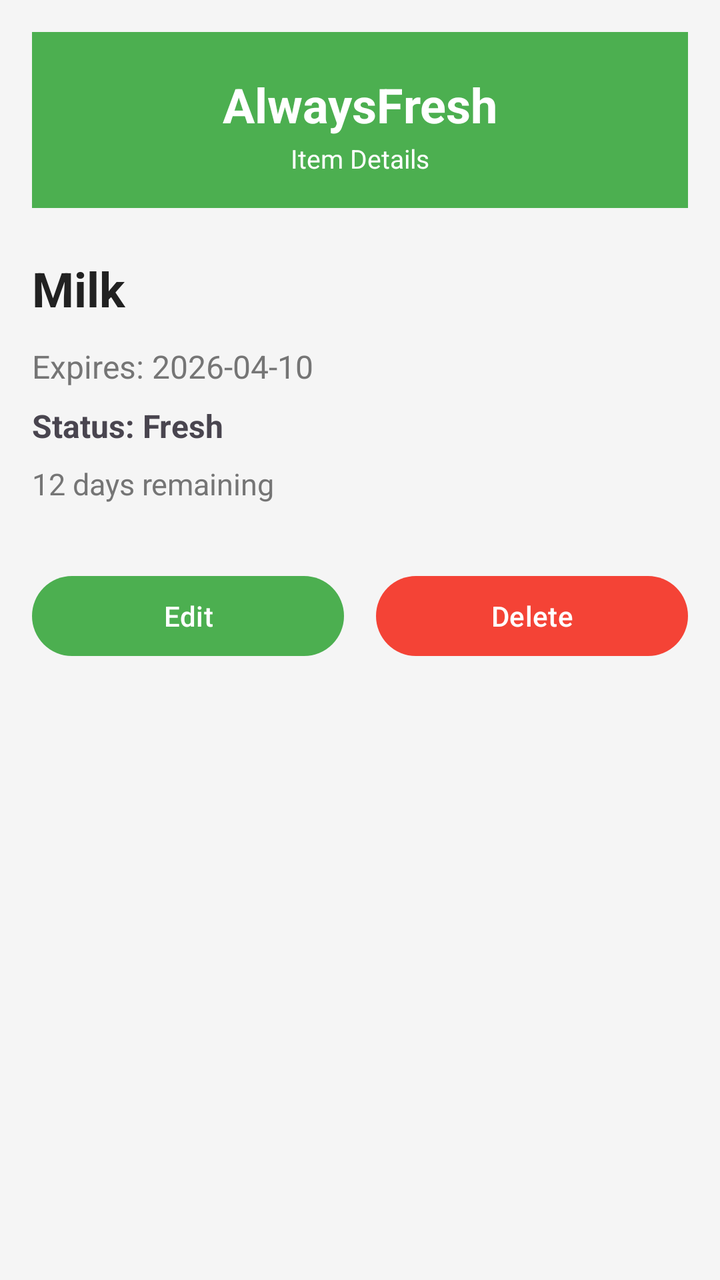
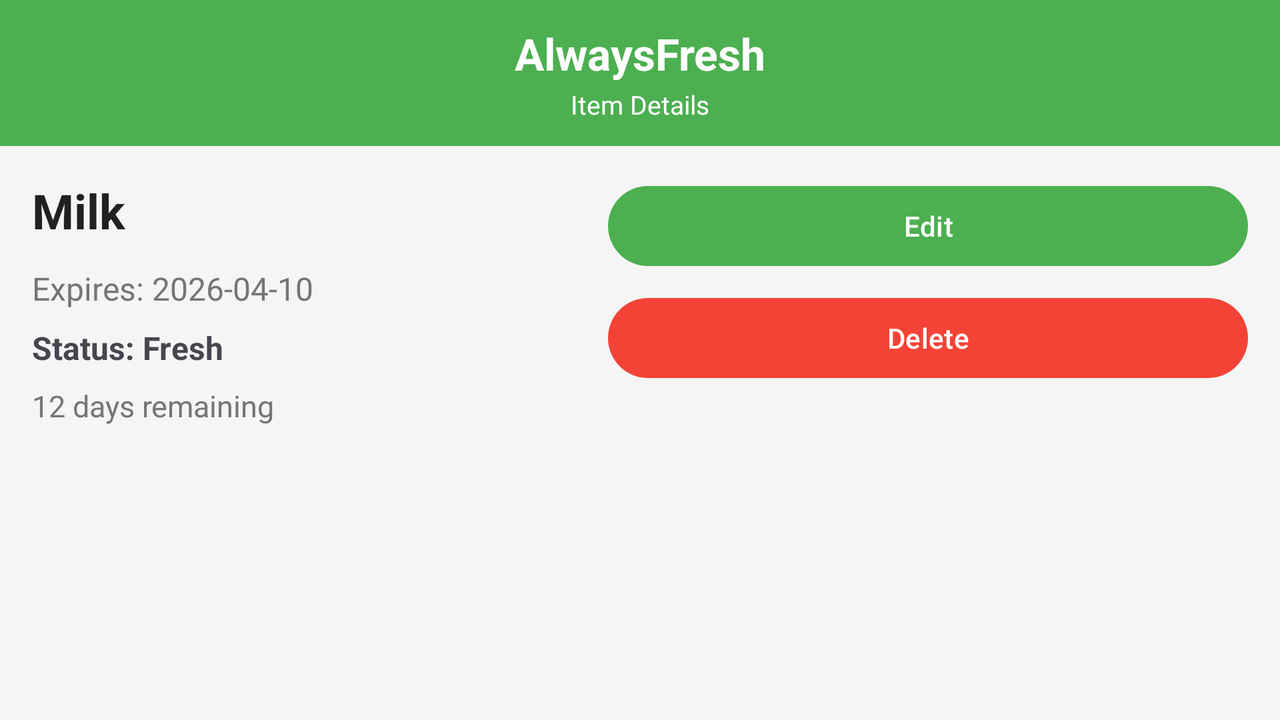

First picture: res/layout/ on a phone held upright. Second picture: the repository's own variant of that layout, on a device whose configuration matches the variant's folder. Source for both follows.
<!-- AndroidManifest.xml: application theme Theme.AlwaysFresh -->
<!-- res/layout/activity_item_detail.xml -->
<?xml version="1.0" encoding="utf-8"?>
<ScrollView
    xmlns:android="http://schemas.android.com/apk/res/android"
    xmlns:app="http://schemas.android.com/apk/res-auto"
    xmlns:tools="http://schemas.android.com/tools"
    android:layout_width="match_parent"
    android:layout_height="match_parent"
    android:background="@color/fresh_green"
    android:fillViewport="true"
    android:fitsSystemWindows="true"
    tools:context=".ItemDetailActivity">

    <androidx.constraintlayout.widget.ConstraintLayout
        android:layout_width="match_parent"
        android:layout_height="wrap_content"
        android:padding="16dp"
        android:background="@color/background_light">

        
        <View
            android:id="@+id/headerBg"
            android:layout_width="0dp"
            android:layout_height="0dp"
            android:background="@color/fresh_green"
            app:layout_constraintTop_toTopOf="parent"
            app:layout_constraintStart_toStartOf="parent"
            app:layout_constraintEnd_toEndOf="parent"
            app:layout_constraintBottom_toBottomOf="@id/tvDetailTitle" />

        
        <ImageButton
            android:id="@+id/btnBack"
            android:layout_width="40dp"
            android:layout_height="40dp"
            android:background="?attr/selectableItemBackgroundBorderless"
            android:contentDescription="@string/back"
            android:src="@drawable/ic_back"
            app:tint="@color/white"
            app:layout_constraintTop_toTopOf="parent"
            app:layout_constraintStart_toStartOf="parent" />

        <TextView
            android:id="@+id/tvAppTitle"
            android:layout_width="wrap_content"
            android:layout_height="wrap_content"
            android:paddingTop="20dp"
            android:text="@string/appTitle"
            android:textColor="@color/white"
            android:textSize="24sp"
            android:textStyle="bold"
            app:layout_constraintTop_toTopOf="parent"
            app:layout_constraintStart_toStartOf="parent"
            app:layout_constraintEnd_toEndOf="parent" />

        <TextView
            android:id="@+id/tvDetailTitle"
            android:layout_width="wrap_content"
            android:layout_height="wrap_content"
            android:layout_marginTop="2dp"
            android:paddingBottom="16dp"
            android:text="@string/item_detail_title"
            android:textColor="@color/white"
            android:textSize="13sp"
            app:layout_constraintTop_toBottomOf="@id/tvAppTitle"
            app:layout_constraintStart_toStartOf="parent"
            app:layout_constraintEnd_toEndOf="parent" />

        
        <TextView
            android:id="@+id/tvName"
            android:layout_width="0dp"
            android:layout_height="wrap_content"
            android:layout_marginTop="24dp"
            android:textSize="24sp"
            android:textStyle="bold"
            android:textColor="@color/text_primary"
            app:layout_constraintTop_toBottomOf="@id/tvDetailTitle"
            app:layout_constraintStart_toStartOf="parent"
            app:layout_constraintEnd_toEndOf="parent"
            tools:text="Milk" />

        <TextView
            android:id="@+id/tvExpirationDate"
            android:layout_width="0dp"
            android:layout_height="wrap_content"
            android:layout_marginTop="12dp"
            android:textSize="16sp"
            android:textColor="@color/text_secondary"
            app:layout_constraintTop_toBottomOf="@id/tvName"
            app:layout_constraintStart_toStartOf="parent"
            app:layout_constraintEnd_toEndOf="parent"
            tools:text="Expires: 2026-04-10" />

        <TextView
            android:id="@+id/tvStatus"
            android:layout_width="0dp"
            android:layout_height="wrap_content"
            android:layout_marginTop="8dp"
            android:textSize="16sp"
            android:textStyle="bold"
            app:layout_constraintTop_toBottomOf="@id/tvExpirationDate"
            app:layout_constraintStart_toStartOf="parent"
            app:layout_constraintEnd_toEndOf="parent"
            tools:text="Status: Fresh" />

        <TextView
            android:id="@+id/tvDaysInfo"
            android:layout_width="0dp"
            android:layout_height="wrap_content"
            android:layout_marginTop="8dp"
            android:textSize="15sp"
            android:textColor="@color/text_secondary"
            app:layout_constraintTop_toBottomOf="@id/tvStatus"
            app:layout_constraintStart_toStartOf="parent"
            app:layout_constraintEnd_toEndOf="parent"
            tools:text="12 days remaining" />

        
        <com.google.android.material.button.MaterialButton
            android:id="@+id/btnEdit"
            android:layout_width="0dp"
            android:layout_height="wrap_content"
            android:layout_marginTop="32dp"
            android:layout_marginEnd="8dp"
            android:text="@string/edit_item"
            app:icon="@drawable/ic_edit"
            app:backgroundTint="@color/fresh_green"
            app:layout_constraintTop_toBottomOf="@id/tvDaysInfo"
            app:layout_constraintStart_toStartOf="parent"
            app:layout_constraintEnd_toStartOf="@id/btnDelete" />

        <com.google.android.material.button.MaterialButton
            android:id="@+id/btnDelete"
            android:layout_width="0dp"
            android:layout_height="wrap_content"
            android:layout_marginTop="32dp"
            android:layout_marginStart="8dp"
            android:text="@string/delete_item"
            app:icon="@drawable/ic_delete"
            app:backgroundTint="@color/expired_red"
            app:layout_constraintTop_toBottomOf="@id/tvDaysInfo"
            app:layout_constraintStart_toEndOf="@id/btnEdit"
            app:layout_constraintEnd_toEndOf="parent" />

        
        <EditText
            android:id="@+id/etEditName"
            android:layout_width="0dp"
            android:layout_height="wrap_content"
            android:layout_marginTop="24dp"
            android:hint="@string/itemNameHint"
            android:inputType="text"
            android:padding="12dp"
            android:background="@color/card_background"
            android:visibility="gone"
            app:layout_constraintTop_toBottomOf="@id/tvDetailTitle"
            app:layout_constraintStart_toStartOf="parent"
            app:layout_constraintEnd_toEndOf="parent"
            tools:visibility="gone" />

        <TextView
            android:id="@+id/tvEditDateLabel"
            android:layout_width="wrap_content"
            android:layout_height="wrap_content"
            android:layout_marginTop="16dp"
            android:text="@string/expirationDateLabel"
            android:textSize="16sp"
            android:textStyle="bold"
            android:textColor="@color/primary_dark_green"
            android:visibility="gone"
            app:layout_constraintTop_toBottomOf="@id/etEditName"
            app:layout_constraintStart_toStartOf="parent"
            tools:visibility="gone" />

        <DatePicker
            android:id="@+id/editDatePicker"
            android:layout_width="0dp"
            android:layout_height="wrap_content"
            android:layout_marginTop="8dp"
            android:datePickerMode="spinner"
            android:calendarViewShown="false"
            android:visibility="gone"
            app:layout_constraintTop_toBottomOf="@id/tvEditDateLabel"
            app:layout_constraintStart_toStartOf="parent"
            app:layout_constraintEnd_toEndOf="parent"
            tools:visibility="gone" />

        <com.google.android.material.button.MaterialButton
            android:id="@+id/btnSave"
            android:layout_width="0dp"
            android:layout_height="wrap_content"
            android:layout_marginTop="16dp"
            android:layout_marginEnd="8dp"
            android:text="@string/save_changes"
            android:visibility="gone"
            app:backgroundTint="@color/fresh_green"
            app:layout_constraintTop_toBottomOf="@id/editDatePicker"
            app:layout_constraintStart_toStartOf="parent"
            app:layout_constraintEnd_toStartOf="@id/btnCancel"
            tools:visibility="gone" />

        <com.google.android.material.button.MaterialButton
            android:id="@+id/btnCancel"
            android:layout_width="0dp"
            android:layout_height="wrap_content"
            android:layout_marginTop="16dp"
            android:layout_marginStart="8dp"
            android:text="@string/cancel"
            android:visibility="gone"
            app:backgroundTint="@color/text_secondary"
            app:layout_constraintTop_toBottomOf="@id/editDatePicker"
            app:layout_constraintStart_toEndOf="@id/btnSave"
            app:layout_constraintEnd_toEndOf="parent"
            tools:visibility="gone" />

    </androidx.constraintlayout.widget.ConstraintLayout>

</ScrollView>
<!-- resources referenced by this layout -->
<resources>
  <color name="background_light">#FFF5F5F5</color>
  <color name="card_background">#FFFFFFFF</color>
  <color name="expired_red">#FFF44336</color>
  <color name="fresh_green">#FF4CAF50</color>
  <color name="primary_dark_green">#FF388E3C</color>
  <color name="text_primary">#FF212121</color>
  <color name="text_secondary">#FF757575</color>
  <color name="white">#FFFFFFFF</color>
  <string name="appTitle">AlwaysFresh</string>
  <string name="back">Back</string>
  <string name="cancel">Cancel</string>
  <string name="delete_item">Delete</string>
  <string name="edit_item">Edit</string>
  <string name="expirationDateLabel">Expiration Date</string>
  <string name="itemNameHint">Item Name</string>
  <string name="item_detail_title">Item Details</string>
  <string name="save_changes">Save Changes</string>
  <style name="Theme.AlwaysFresh" parent="Base.Theme.AlwaysFresh" />
  <style name="Base.Theme.AlwaysFresh" parent="Theme.Material3.DayNight.NoActionBar">
          <item name="colorPrimary">@color/fresh_green</item>
          <item name="colorOnPrimary">@color/white</item>
          <item name="colorPrimaryContainer">@color/light_green</item>
          <item name="colorSecondary">@color/warning_orange</item>
          <item name="android:statusBarColor">@color/primary_dark_green</item>
          <item name="android:colorBackground">@color/background_light</item>
          <item name="colorSurface">@color/card_background</item>
          <item name="colorSurfaceContainer">@color/card_background</item>
      </style>
  <color name="light_green">#FFC8E6C9</color>
  <color name="warning_orange">#FFFF9800</color>
</resources>
<!-- res/layout-land/activity_item_detail.xml (the repository's variant of the layout above) -->
<!-- drawn on the phone turned sideways -->
<?xml version="1.0" encoding="utf-8"?>
<androidx.constraintlayout.widget.ConstraintLayout
    xmlns:android="http://schemas.android.com/apk/res/android"
    xmlns:app="http://schemas.android.com/apk/res-auto"
    xmlns:tools="http://schemas.android.com/tools"
    android:layout_width="match_parent"
    android:layout_height="match_parent"
    android:background="@color/fresh_green"
    android:fitsSystemWindows="true"
    tools:context=".ItemDetailActivity">

    
    <View
        android:id="@+id/headerBg"
        android:layout_width="0dp"
        android:layout_height="0dp"
        android:background="@color/fresh_green"
        app:layout_constraintTop_toTopOf="parent"
        app:layout_constraintStart_toStartOf="parent"
        app:layout_constraintEnd_toEndOf="parent"
        app:layout_constraintBottom_toBottomOf="@id/tvDetailTitle" />

    
    <ImageButton
        android:id="@+id/btnBack"
        android:layout_width="40dp"
        android:layout_height="40dp"
        android:background="?attr/selectableItemBackgroundBorderless"
        android:contentDescription="@string/back"
        android:src="@drawable/ic_back"
        app:tint="@color/white"
        app:layout_constraintTop_toTopOf="parent"
        app:layout_constraintStart_toStartOf="parent" />

    <TextView
        android:id="@+id/tvAppTitle"
        android:layout_width="wrap_content"
        android:layout_height="wrap_content"
        android:paddingTop="12dp"
        android:text="@string/appTitle"
        android:textColor="@color/white"
        android:textSize="22sp"
        android:textStyle="bold"
        app:layout_constraintTop_toTopOf="parent"
        app:layout_constraintStart_toStartOf="parent"
        app:layout_constraintEnd_toEndOf="parent" />

    <TextView
        android:id="@+id/tvDetailTitle"
        android:layout_width="wrap_content"
        android:layout_height="wrap_content"
        android:layout_marginTop="2dp"
        android:paddingBottom="12dp"
        android:text="@string/item_detail_title"
        android:textColor="@color/white"
        android:textSize="13sp"
        app:layout_constraintTop_toBottomOf="@id/tvAppTitle"
        app:layout_constraintStart_toStartOf="parent"
        app:layout_constraintEnd_toEndOf="parent" />

    
    <View
        android:id="@+id/contentBg"
        android:layout_width="0dp"
        android:layout_height="0dp"
        android:background="@color/background_light"
        app:layout_constraintTop_toBottomOf="@id/tvDetailTitle"
        app:layout_constraintBottom_toBottomOf="parent"
        app:layout_constraintStart_toStartOf="parent"
        app:layout_constraintEnd_toEndOf="parent" />

    
    <androidx.constraintlayout.widget.Guideline
        android:id="@+id/guideline"
        android:layout_width="wrap_content"
        android:layout_height="wrap_content"
        android:orientation="vertical"
        app:layout_constraintGuide_percent="0.45" />

    
    <TextView
        android:id="@+id/tvName"
        android:layout_width="0dp"
        android:layout_height="wrap_content"
        android:layout_marginStart="16dp"
        android:layout_marginTop="16dp"
        android:layout_marginEnd="16dp"
        android:textSize="24sp"
        android:textStyle="bold"
        android:textColor="@color/text_primary"
        app:layout_constraintTop_toBottomOf="@id/tvDetailTitle"
        app:layout_constraintStart_toStartOf="parent"
        app:layout_constraintEnd_toStartOf="@id/guideline"
        tools:text="Milk" />

    <TextView
        android:id="@+id/tvExpirationDate"
        android:layout_width="0dp"
        android:layout_height="wrap_content"
        android:layout_marginStart="16dp"
        android:layout_marginTop="12dp"
        android:layout_marginEnd="16dp"
        android:textSize="16sp"
        android:textColor="@color/text_secondary"
        app:layout_constraintTop_toBottomOf="@id/tvName"
        app:layout_constraintStart_toStartOf="parent"
        app:layout_constraintEnd_toStartOf="@id/guideline"
        tools:text="Expires: 2026-04-10" />

    <TextView
        android:id="@+id/tvStatus"
        android:layout_width="0dp"
        android:layout_height="wrap_content"
        android:layout_marginStart="16dp"
        android:layout_marginTop="8dp"
        android:layout_marginEnd="16dp"
        android:textSize="16sp"
        android:textStyle="bold"
        app:layout_constraintTop_toBottomOf="@id/tvExpirationDate"
        app:layout_constraintStart_toStartOf="parent"
        app:layout_constraintEnd_toStartOf="@id/guideline"
        tools:text="Status: Fresh" />

    <TextView
        android:id="@+id/tvDaysInfo"
        android:layout_width="0dp"
        android:layout_height="wrap_content"
        android:layout_marginStart="16dp"
        android:layout_marginTop="8dp"
        android:layout_marginEnd="16dp"
        android:textSize="15sp"
        android:textColor="@color/text_secondary"
        app:layout_constraintTop_toBottomOf="@id/tvStatus"
        app:layout_constraintStart_toStartOf="parent"
        app:layout_constraintEnd_toStartOf="@id/guideline"
        tools:text="12 days remaining" />

    
    <com.google.android.material.button.MaterialButton
        android:id="@+id/btnEdit"
        android:layout_width="0dp"
        android:layout_height="wrap_content"
        android:layout_marginTop="16dp"
        android:layout_marginStart="16dp"
        android:layout_marginEnd="16dp"
        android:text="@string/edit_item"
        app:icon="@drawable/ic_edit"
        app:backgroundTint="@color/fresh_green"
        app:layout_constraintTop_toBottomOf="@id/tvDetailTitle"
        app:layout_constraintStart_toEndOf="@id/guideline"
        app:layout_constraintEnd_toEndOf="parent" />

    <com.google.android.material.button.MaterialButton
        android:id="@+id/btnDelete"
        android:layout_width="0dp"
        android:layout_height="wrap_content"
        android:layout_marginTop="8dp"
        android:layout_marginStart="16dp"
        android:layout_marginEnd="16dp"
        android:text="@string/delete_item"
        app:icon="@drawable/ic_delete"
        app:backgroundTint="@color/expired_red"
        app:layout_constraintTop_toBottomOf="@id/btnEdit"
        app:layout_constraintStart_toEndOf="@id/guideline"
        app:layout_constraintEnd_toEndOf="parent" />

    
    <EditText
        android:id="@+id/etEditName"
        android:layout_width="0dp"
        android:layout_height="wrap_content"
        android:layout_marginStart="16dp"
        android:layout_marginTop="16dp"
        android:layout_marginEnd="16dp"
        android:hint="@string/itemNameHint"
        android:inputType="text"
        android:padding="12dp"
        android:background="@color/card_background"
        android:visibility="gone"
        app:layout_constraintTop_toBottomOf="@id/tvDetailTitle"
        app:layout_constraintStart_toStartOf="parent"
        app:layout_constraintEnd_toStartOf="@id/guideline" />

    <TextView
        android:id="@+id/tvEditDateLabel"
        android:layout_width="0dp"
        android:layout_height="wrap_content"
        android:layout_marginTop="16dp"
        android:layout_marginStart="16dp"
        android:layout_marginEnd="16dp"
        android:text="@string/expirationDateLabel"
        android:textSize="16sp"
        android:textStyle="bold"
        android:textColor="@color/primary_dark_green"
        android:visibility="gone"
        app:layout_constraintTop_toBottomOf="@id/tvDetailTitle"
        app:layout_constraintStart_toEndOf="@id/guideline"
        app:layout_constraintEnd_toEndOf="parent" />

    <DatePicker
        android:id="@+id/editDatePicker"
        android:layout_width="0dp"
        android:layout_height="0dp"
        android:layout_marginTop="4dp"
        android:layout_marginStart="16dp"
        android:layout_marginEnd="16dp"
        android:datePickerMode="spinner"
        android:calendarViewShown="false"
        android:visibility="gone"
        app:layout_constraintTop_toBottomOf="@id/tvEditDateLabel"
        app:layout_constraintStart_toEndOf="@id/guideline"
        app:layout_constraintEnd_toEndOf="parent"
        app:layout_constraintBottom_toTopOf="@id/btnSave" />

    <com.google.android.material.button.MaterialButton
        android:id="@+id/btnSave"
        android:layout_width="0dp"
        android:layout_height="wrap_content"
        android:layout_marginStart="16dp"
        android:layout_marginEnd="4dp"
        android:layout_marginBottom="16dp"
        android:text="@string/save_changes"
        android:visibility="gone"
        app:backgroundTint="@color/fresh_green"
        app:layout_constraintBottom_toBottomOf="parent"
        app:layout_constraintStart_toEndOf="@id/guideline"
        app:layout_constraintEnd_toStartOf="@id/btnCancel" />

    <com.google.android.material.button.MaterialButton
        android:id="@+id/btnCancel"
        android:layout_width="0dp"
        android:layout_height="wrap_content"
        android:layout_marginStart="4dp"
        android:layout_marginEnd="16dp"
        android:layout_marginBottom="16dp"
        android:text="@string/cancel"
        android:visibility="gone"
        app:backgroundTint="@color/text_secondary"
        app:layout_constraintBottom_toBottomOf="parent"
        app:layout_constraintStart_toEndOf="@id/btnSave"
        app:layout_constraintEnd_toEndOf="parent" />

</androidx.constraintlayout.widget.ConstraintLayout>
